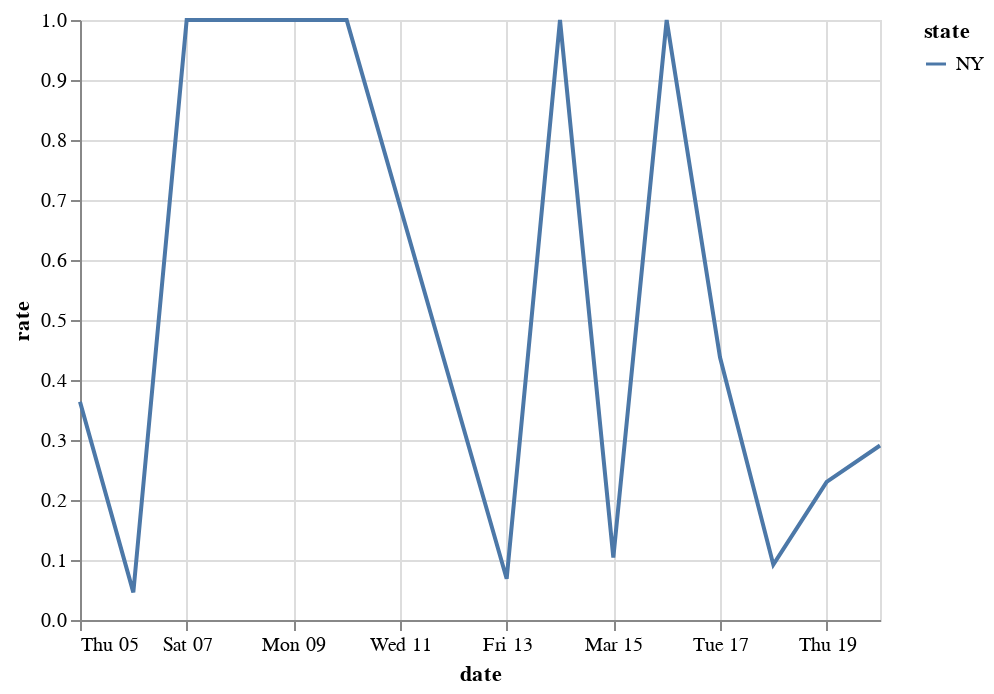

The code cell stored with this chart in its notebook:
### Code cell
alt.Chart(state_subset[state_subset.total > 0]).mark_line().encode(
    alt.X('date'),
    alt.Y('rate'),
    color='state',
)

### Figure 1 — Vega-Lite specification as saved in the notebook (floating-point values rounded to 4 significant figures)
{"config": {"view": {"continuousWidth": 400, "continuousHeight": 300}}, "data": {"name": "data-985d6faddbf523849dcfd39f001d2bdf"}, "mark": "line", "encoding": {"color": {"type": "nominal", "field": "state"}, "x": {"type": "temporal", "field": "date"}, "y": {"type": "quantitative", "field": "rate"}}, "$schema": "https://vega.github.io/schema/vega-lite/v4.0.2.json", "datasets": {"data-985d6faddbf523849dcfd39f001d2bdf": [{"date": "2020-03-05T00:00:00", "state": "NY", "positive_today": 22, "total_today": 122, "positive_yesterday": 6.0, "total_yesterday": 78.0, "positive": 16.0, "total": 44.0, "rate": 0.3636}, {"date": "2020-03-06T00:00:00", "state": "NY", "positive_today": 33, "total_today": 361, "positive_yesterday": 22.0, "total_yesterday": 122.0, "positive": 11.0, "total": 239.0, "rate": 0.04603}, {"date": "2020-03-07T00:00:00", "state": "NY", "positive_today": 76, "total_today": 404, "positive_yesterday": 33.0, "total_yesterday": 361.0, "positive": 43.0, "total": 43.0, "rate": 1.0}, {"date": "2020-03-09T00:00:00", "state": "NY", "positive_today": 142, "total_today": 234, "positive_yesterday": 105.0, "total_yesterday": 197.0, "positive": 37.0, "total": 37.0, "rate": 1.0}, {"date": "2020-03-10T00:00:00", "state": "NY", "positive_today": 173, "total_today": 265, "positive_yesterday": 142.0, "total_yesterday": 234.0, "positive": 31.0, "total": 31.0, "rate": 1.0}, {"date": "2020-03-13T00:00:00", "state": "NY", "positive_today": 421, "total_today": 3200, "positive_yesterday": 216.0, "total_yesterday": 216.0, "positive": 205.0, "total": 2984.0, "rate": 0.0687}, {"date": "2020-03-14T00:00:00", "state": "NY", "positive_today": 524, "total_today": 3303, "positive_yesterday": 421.0, "total_yesterday": 3200.0, "positive": 103.0, "total": 103.0, "rate": 1.0}, {"date": "2020-03-15T00:00:00", "state": "NY", "positive_today": 729, "total_today": 5272, "positive_yesterday": 524.0, "total_yesterday": 3303.0, "positive": 205.0, "total": 1969.0, "rate": 0.1041}, {"date": "2020-03-16T00:00:00", "state": "NY", "positive_today": 950, "total_today": 5493, "positive_yesterday": 729.0, "total_yesterday": 5272.0, "positive": 221.0, "total": 221.0, "rate": 1.0}, {"date": "2020-03-17T00:00:00", "state": "NY", "positive_today": 1700, "total_today": 7206, "positive_yesterday": 950.0, "total_yesterday": 5493.0, "positive": 750.0, "total": 1713.0, "rate": 0.4378}, {"date": "2020-03-18T00:00:00", "state": "NY", "positive_today": 2382, "total_today": 14597, "positive_yesterday": 1700.0, "total_yesterday": 7206.0, "positive": 682.0, "total": 7391.0, "rate": 0.09227}, {"date": "2020-03-19T00:00:00", "state": "NY", "positive_today": 4152, "total_today": 22284, "positive_yesterday": 2382.0, "total_yesterday": 14600.0, "positive": 1770.0, "total": 7687.0, "rate": 0.2303}, {"date": "2020-03-20T00:00:00", "state": "NY", "positive_today": 7102, "total_today": 32427, "positive_yesterday": 4152.0, "total_yesterday": 22280.0, "positive": 2950.0, "total": 10140.0, "rate": 0.2908}]}}
